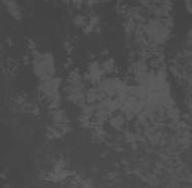
#> input picture resource/pics/1.jpg, 192 x 188 px
$ python match.py 1.jpg 1420495512.jpg
#> lines starting #> are read from the running program, lines starting #| are printed output that depends on the picture
import numpy as np
import sys
sys.path.append("/usr/local/lib/python2.7/site-packages/")

import cv2
#from matplotlib import pyplot as plt

assert len(sys.argv) > 2, "Pass two images as params"
f1 = sys.argv[1]
f2 = sys.argv[2]

img1 = cv2.imread(f1, 0)          # queryImage
#> img1 is the input picture: shape (188, 192); min 64, max 98, mean 76.5
img2 = cv2.imread(f2, 0) # trainImage
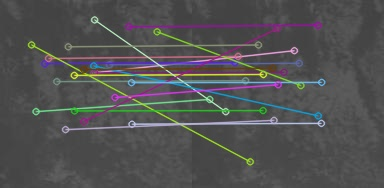
#> input picture resource/pics/1420495512.jpg, 384 x 188 px
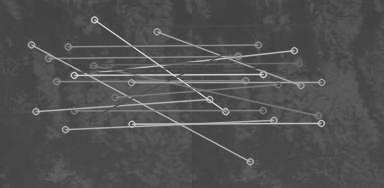
#> img2: shape (188, 384); min 61, max 219, mean 81.4

# Initiate SIFT detector
#> (the run stopped early here; a loop or call above may not have finished)
